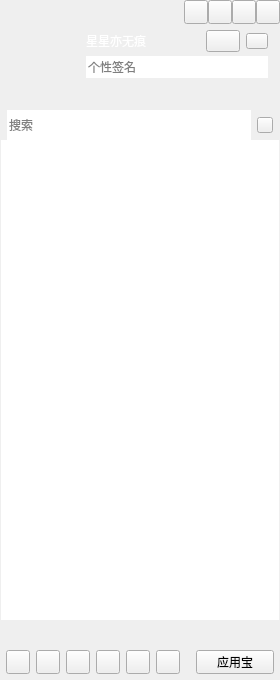
<?xml version="1.0" encoding="UTF-8"?>
<ui version="4.0">
 <class>CCMainWindowClass</class>
 <widget class="QWidget" name="CCMainWindowClass">
  <property name="geometry">
   <rect>
    <x>0</x>
    <y>0</y>
    <width>280</width>
    <height>680</height>
   </rect>
  </property>
  <property name="minimumSize">
   <size>
    <width>280</width>
    <height>680</height>
   </size>
  </property>
  <property name="windowTitle">
   <string>CCMainWindow</string>
  </property>
  <layout class="QVBoxLayout" name="verticalLayout_6">
   <property name="spacing">
    <number>0</number>
   </property>
   <property name="leftMargin">
    <number>0</number>
   </property>
   <property name="topMargin">
    <number>0</number>
   </property>
   <property name="rightMargin">
    <number>0</number>
   </property>
   <property name="bottomMargin">
    <number>0</number>
   </property>
   <item>
    <widget class="QWidget" name="titleWidget" native="true">
     <property name="sizePolicy">
      <sizepolicy hsizetype="Expanding" vsizetype="Preferred">
       <horstretch>0</horstretch>
       <verstretch>0</verstretch>
      </sizepolicy>
     </property>
     <property name="titleskin" stdset="0">
      <bool>true</bool>
     </property>
     <layout class="QVBoxLayout" name="verticalLayout_2">
      <property name="spacing">
       <number>0</number>
      </property>
      <property name="leftMargin">
       <number>0</number>
      </property>
      <property name="topMargin">
       <number>0</number>
      </property>
      <property name="rightMargin">
       <number>0</number>
      </property>
      <property name="bottomMargin">
       <number>0</number>
      </property>
      <item>
       <layout class="QHBoxLayout" name="horizontalLayout">
        <property name="spacing">
         <number>0</number>
        </property>
        <property name="leftMargin">
         <number>12</number>
        </property>
        <item>
         <widget class="QLabel" name="titleIcon">
          <property name="sizePolicy">
           <sizepolicy hsizetype="Fixed" vsizetype="Fixed">
            <horstretch>0</horstretch>
            <verstretch>0</verstretch>
           </sizepolicy>
          </property>
          <property name="minimumSize">
           <size>
            <width>42</width>
            <height>18</height>
           </size>
          </property>
          <property name="maximumSize">
           <size>
            <width>42</width>
            <height>18</height>
           </size>
          </property>
          <property name="text">
           <string/>
          </property>
         </widget>
        </item>
        <item>
         <spacer name="horizontalSpacer">
          <property name="orientation">
           <enum>Qt::Horizontal</enum>
          </property>
          <property name="sizeHint" stdset="0">
           <size>
            <width>40</width>
            <height>20</height>
           </size>
          </property>
         </spacer>
        </item>
        <item>
         <widget class="QPushButton" name="placehold1">
          <property name="sizePolicy">
           <sizepolicy hsizetype="Fixed" vsizetype="Fixed">
            <horstretch>0</horstretch>
            <verstretch>0</verstretch>
           </sizepolicy>
          </property>
          <property name="minimumSize">
           <size>
            <width>24</width>
            <height>24</height>
           </size>
          </property>
          <property name="maximumSize">
           <size>
            <width>24</width>
            <height>24</height>
           </size>
          </property>
          <property name="text">
           <string/>
          </property>
         </widget>
        </item>
        <item>
         <widget class="QPushButton" name="placehold2">
          <property name="sizePolicy">
           <sizepolicy hsizetype="Fixed" vsizetype="Fixed">
            <horstretch>0</horstretch>
            <verstretch>0</verstretch>
           </sizepolicy>
          </property>
          <property name="minimumSize">
           <size>
            <width>24</width>
            <height>24</height>
           </size>
          </property>
          <property name="maximumSize">
           <size>
            <width>24</width>
            <height>24</height>
           </size>
          </property>
          <property name="text">
           <string/>
          </property>
         </widget>
        </item>
        <item>
         <widget class="QPushButton" name="sysmin">
          <property name="sizePolicy">
           <sizepolicy hsizetype="Fixed" vsizetype="Fixed">
            <horstretch>0</horstretch>
            <verstretch>0</verstretch>
           </sizepolicy>
          </property>
          <property name="minimumSize">
           <size>
            <width>24</width>
            <height>24</height>
           </size>
          </property>
          <property name="maximumSize">
           <size>
            <width>24</width>
            <height>24</height>
           </size>
          </property>
          <property name="text">
           <string/>
          </property>
         </widget>
        </item>
        <item>
         <widget class="QPushButton" name="sysclose">
          <property name="sizePolicy">
           <sizepolicy hsizetype="Fixed" vsizetype="Fixed">
            <horstretch>0</horstretch>
            <verstretch>0</verstretch>
           </sizepolicy>
          </property>
          <property name="minimumSize">
           <size>
            <width>24</width>
            <height>24</height>
           </size>
          </property>
          <property name="maximumSize">
           <size>
            <width>24</width>
            <height>24</height>
           </size>
          </property>
          <property name="text">
           <string/>
          </property>
         </widget>
        </item>
       </layout>
      </item>
      <item>
       <layout class="QHBoxLayout" name="horizontalLayout_3">
        <property name="leftMargin">
         <number>12</number>
        </property>
        <property name="topMargin">
         <number>6</number>
        </property>
        <property name="rightMargin">
         <number>12</number>
        </property>
        <property name="bottomMargin">
         <number>6</number>
        </property>
        <item>
         <widget class="QLabel" name="headLbael">
          <property name="sizePolicy">
           <sizepolicy hsizetype="Fixed" vsizetype="Fixed">
            <horstretch>0</horstretch>
            <verstretch>0</verstretch>
           </sizepolicy>
          </property>
          <property name="minimumSize">
           <size>
            <width>68</width>
            <height>68</height>
           </size>
          </property>
          <property name="maximumSize">
           <size>
            <width>68</width>
            <height>68</height>
           </size>
          </property>
          <property name="text">
           <string/>
          </property>
         </widget>
        </item>
        <item>
         <layout class="QVBoxLayout" name="verticalLayout">
          <property name="spacing">
           <number>4</number>
          </property>
          <item>
           <layout class="QHBoxLayout" name="horizontalLayout_2">
            <item>
             <widget class="QLabel" name="nameLabel">
              <property name="sizePolicy">
               <sizepolicy hsizetype="Expanding" vsizetype="Fixed">
                <horstretch>0</horstretch>
                <verstretch>0</verstretch>
               </sizepolicy>
              </property>
              <property name="minimumSize">
               <size>
                <width>0</width>
                <height>22</height>
               </size>
              </property>
              <property name="maximumSize">
               <size>
                <width>16777215</width>
                <height>22</height>
               </size>
              </property>
              <property name="styleSheet">
               <string notr="true">color:rgb(255,255,255);
font:75 12pt &quot;微软雅黑&quot;;</string>
              </property>
              <property name="text">
               <string>星星亦无痕</string>
              </property>
             </widget>
            </item>
            <item>
             <widget class="QPushButton" name="stausBtn">
              <property name="sizePolicy">
               <sizepolicy hsizetype="Fixed" vsizetype="Fixed">
                <horstretch>0</horstretch>
                <verstretch>0</verstretch>
               </sizepolicy>
              </property>
              <property name="minimumSize">
               <size>
                <width>34</width>
                <height>22</height>
               </size>
              </property>
              <property name="maximumSize">
               <size>
                <width>34</width>
                <height>22</height>
               </size>
              </property>
              <property name="text">
               <string/>
              </property>
              <property name="hasborder" stdset="0">
               <bool>true</bool>
              </property>
             </widget>
            </item>
            <item>
             <widget class="QPushButton" name="levelBtn">
              <property name="sizePolicy">
               <sizepolicy hsizetype="Fixed" vsizetype="Fixed">
                <horstretch>0</horstretch>
                <verstretch>0</verstretch>
               </sizepolicy>
              </property>
              <property name="minimumSize">
               <size>
                <width>22</width>
                <height>16</height>
               </size>
              </property>
              <property name="maximumSize">
               <size>
                <width>22</width>
                <height>16</height>
               </size>
              </property>
              <property name="text">
               <string/>
              </property>
              <property name="hasborder" stdset="0">
               <bool>true</bool>
              </property>
             </widget>
            </item>
           </layout>
          </item>
          <item>
           <widget class="QLineEdit" name="lineEdit">
            <property name="minimumSize">
             <size>
              <width>0</width>
              <height>22</height>
             </size>
            </property>
            <property name="maximumSize">
             <size>
              <width>16777215</width>
              <height>22</height>
             </size>
            </property>
            <property name="frame">
             <bool>false</bool>
            </property>
            <property name="placeholderText">
             <string>个性签名</string>
            </property>
           </widget>
          </item>
          <item>
           <widget class="QWidget" name="appWidget" native="true">
            <property name="sizePolicy">
             <sizepolicy hsizetype="Expanding" vsizetype="Fixed">
              <horstretch>0</horstretch>
              <verstretch>0</verstretch>
             </sizepolicy>
            </property>
            <property name="minimumSize">
             <size>
              <width>0</width>
              <height>22</height>
             </size>
            </property>
            <property name="maximumSize">
             <size>
              <width>16777215</width>
              <height>22</height>
             </size>
            </property>
           </widget>
          </item>
         </layout>
        </item>
       </layout>
      </item>
     </layout>
    </widget>
   </item>
   <item>
    <widget class="QWidget" name="widget" native="true">
     <property name="sizePolicy">
      <sizepolicy hsizetype="Expanding" vsizetype="Expanding">
       <horstretch>0</horstretch>
       <verstretch>0</verstretch>
      </sizepolicy>
     </property>
     <layout class="QVBoxLayout" name="verticalLayout_4">
      <property name="spacing">
       <number>0</number>
      </property>
      <property name="leftMargin">
       <number>1</number>
      </property>
      <property name="topMargin">
       <number>0</number>
      </property>
      <property name="rightMargin">
       <number>1</number>
      </property>
      <property name="bottomMargin">
       <number>0</number>
      </property>
      <item>
       <widget class="QWidget" name="searchWidget" native="true">
        <property name="sizePolicy">
         <sizepolicy hsizetype="Expanding" vsizetype="Fixed">
          <horstretch>0</horstretch>
          <verstretch>0</verstretch>
         </sizepolicy>
        </property>
        <property name="minimumSize">
         <size>
          <width>0</width>
          <height>30</height>
         </size>
        </property>
        <property name="maximumSize">
         <size>
          <width>16777215</width>
          <height>30</height>
         </size>
        </property>
        <layout class="QHBoxLayout" name="horizontalLayout_4">
         <property name="leftMargin">
          <number>6</number>
         </property>
         <property name="topMargin">
          <number>0</number>
         </property>
         <property name="rightMargin">
          <number>6</number>
         </property>
         <property name="bottomMargin">
          <number>0</number>
         </property>
         <item>
          <widget class="QLineEdit" name="searchLineEdit">
           <property name="minimumSize">
            <size>
             <width>0</width>
             <height>30</height>
            </size>
           </property>
           <property name="maximumSize">
            <size>
             <width>16777215</width>
             <height>30</height>
            </size>
           </property>
           <property name="frame">
            <bool>false</bool>
           </property>
           <property name="placeholderText">
            <string>搜索</string>
           </property>
          </widget>
         </item>
         <item>
          <widget class="QPushButton" name="searchBtn">
           <property name="sizePolicy">
            <sizepolicy hsizetype="Fixed" vsizetype="Fixed">
             <horstretch>0</horstretch>
             <verstretch>0</verstretch>
            </sizepolicy>
           </property>
           <property name="minimumSize">
            <size>
             <width>16</width>
             <height>16</height>
            </size>
           </property>
           <property name="maximumSize">
            <size>
             <width>16</width>
             <height>16</height>
            </size>
           </property>
           <property name="text">
            <string/>
           </property>
          </widget>
         </item>
        </layout>
       </widget>
      </item>
      <item>
       <widget class="QScrollArea" name="scrollArea">
        <property name="frameShape">
         <enum>QFrame::NoFrame</enum>
        </property>
        <property name="widgetResizable">
         <bool>true</bool>
        </property>
        <property name="alignment">
         <set>Qt::AlignLeading|Qt::AlignLeft|Qt::AlignVCenter</set>
        </property>
        <widget class="QWidget" name="scrollAreaWidgetContents">
         <property name="geometry">
          <rect>
           <x>0</x>
           <y>0</y>
           <width>278</width>
           <height>474</height>
          </rect>
         </property>
         <property name="sizePolicy">
          <sizepolicy hsizetype="Expanding" vsizetype="Expanding">
           <horstretch>0</horstretch>
           <verstretch>0</verstretch>
          </sizepolicy>
         </property>
         <layout class="QVBoxLayout" name="verticalLayout_3">
          <property name="spacing">
           <number>0</number>
          </property>
          <property name="leftMargin">
           <number>0</number>
          </property>
          <property name="topMargin">
           <number>0</number>
          </property>
          <property name="rightMargin">
           <number>0</number>
          </property>
          <property name="bottomMargin">
           <number>0</number>
          </property>
          <item>
           <widget class="QTreeWidget" name="treeWidget">
            <property name="enabled">
             <bool>true</bool>
            </property>
            <property name="frameShape">
             <enum>QFrame::NoFrame</enum>
            </property>
            <property name="verticalScrollBarPolicy">
             <enum>Qt::ScrollBarAlwaysOff</enum>
            </property>
            <property name="horizontalScrollBarPolicy">
             <enum>Qt::ScrollBarAlwaysOff</enum>
            </property>
            <property name="editTriggers">
             <set>QAbstractItemView::AllEditTriggers</set>
            </property>
            <property name="indentation">
             <number>0</number>
            </property>
            <property name="headerHidden">
             <bool>true</bool>
            </property>
            <property name="expandsOnDoubleClick">
             <bool>false</bool>
            </property>
            <column>
             <property name="text">
              <string notr="true">1</string>
             </property>
            </column>
           </widget>
          </item>
         </layout>
        </widget>
       </widget>
      </item>
     </layout>
    </widget>
   </item>
   <item>
    <widget class="QWidget" name="bottomWidget" native="true">
     <property name="sizePolicy">
      <sizepolicy hsizetype="Expanding" vsizetype="Fixed">
       <horstretch>0</horstretch>
       <verstretch>0</verstretch>
      </sizepolicy>
     </property>
     <property name="minimumSize">
      <size>
       <width>0</width>
       <height>60</height>
      </size>
     </property>
     <property name="maximumSize">
      <size>
       <width>16777215</width>
       <height>60</height>
      </size>
     </property>
     <property name="bottomskin" stdset="0">
      <bool>true</bool>
     </property>
     <layout class="QVBoxLayout" name="verticalLayout_5" stretch="1,1">
      <property name="leftMargin">
       <number>6</number>
      </property>
      <property name="topMargin">
       <number>6</number>
      </property>
      <property name="rightMargin">
       <number>6</number>
      </property>
      <property name="bottomMargin">
       <number>6</number>
      </property>
      <item>
       <layout class="QHBoxLayout" name="bottomLayout_up"/>
      </item>
      <item>
       <layout class="QHBoxLayout" name="horizontalLayout_5">
        <item>
         <widget class="QPushButton" name="bottomBtn_1">
          <property name="sizePolicy">
           <sizepolicy hsizetype="Fixed" vsizetype="Fixed">
            <horstretch>0</horstretch>
            <verstretch>0</verstretch>
           </sizepolicy>
          </property>
          <property name="minimumSize">
           <size>
            <width>24</width>
            <height>24</height>
           </size>
          </property>
          <property name="maximumSize">
           <size>
            <width>24</width>
            <height>24</height>
           </size>
          </property>
          <property name="text">
           <string/>
          </property>
         </widget>
        </item>
        <item>
         <widget class="QPushButton" name="bottomBtn_2">
          <property name="sizePolicy">
           <sizepolicy hsizetype="Fixed" vsizetype="Fixed">
            <horstretch>0</horstretch>
            <verstretch>0</verstretch>
           </sizepolicy>
          </property>
          <property name="minimumSize">
           <size>
            <width>24</width>
            <height>24</height>
           </size>
          </property>
          <property name="maximumSize">
           <size>
            <width>24</width>
            <height>24</height>
           </size>
          </property>
          <property name="text">
           <string/>
          </property>
         </widget>
        </item>
        <item>
         <widget class="QPushButton" name="bottomBtn_3">
          <property name="sizePolicy">
           <sizepolicy hsizetype="Fixed" vsizetype="Fixed">
            <horstretch>0</horstretch>
            <verstretch>0</verstretch>
           </sizepolicy>
          </property>
          <property name="minimumSize">
           <size>
            <width>24</width>
            <height>24</height>
           </size>
          </property>
          <property name="maximumSize">
           <size>
            <width>24</width>
            <height>24</height>
           </size>
          </property>
          <property name="text">
           <string/>
          </property>
         </widget>
        </item>
        <item>
         <widget class="QPushButton" name="bottomBtn_4">
          <property name="sizePolicy">
           <sizepolicy hsizetype="Fixed" vsizetype="Fixed">
            <horstretch>0</horstretch>
            <verstretch>0</verstretch>
           </sizepolicy>
          </property>
          <property name="minimumSize">
           <size>
            <width>24</width>
            <height>24</height>
           </size>
          </property>
          <property name="maximumSize">
           <size>
            <width>24</width>
            <height>24</height>
           </size>
          </property>
          <property name="text">
           <string/>
          </property>
         </widget>
        </item>
        <item>
         <widget class="QPushButton" name="bottomBtn_5">
          <property name="sizePolicy">
           <sizepolicy hsizetype="Fixed" vsizetype="Fixed">
            <horstretch>0</horstretch>
            <verstretch>0</verstretch>
           </sizepolicy>
          </property>
          <property name="minimumSize">
           <size>
            <width>24</width>
            <height>24</height>
           </size>
          </property>
          <property name="maximumSize">
           <size>
            <width>24</width>
            <height>24</height>
           </size>
          </property>
          <property name="text">
           <string/>
          </property>
         </widget>
        </item>
        <item>
         <widget class="QPushButton" name="bottomBtn_6">
          <property name="sizePolicy">
           <sizepolicy hsizetype="Fixed" vsizetype="Fixed">
            <horstretch>0</horstretch>
            <verstretch>0</verstretch>
           </sizepolicy>
          </property>
          <property name="minimumSize">
           <size>
            <width>24</width>
            <height>24</height>
           </size>
          </property>
          <property name="maximumSize">
           <size>
            <width>24</width>
            <height>24</height>
           </size>
          </property>
          <property name="text">
           <string/>
          </property>
         </widget>
        </item>
        <item>
         <spacer name="horizontalSpacer_2">
          <property name="orientation">
           <enum>Qt::Horizontal</enum>
          </property>
          <property name="sizeHint" stdset="0">
           <size>
            <width>13</width>
            <height>20</height>
           </size>
          </property>
         </spacer>
        </item>
        <item>
         <widget class="QPushButton" name="bottomBtn_7">
          <property name="sizePolicy">
           <sizepolicy hsizetype="Preferred" vsizetype="Fixed">
            <horstretch>0</horstretch>
            <verstretch>0</verstretch>
           </sizepolicy>
          </property>
          <property name="minimumSize">
           <size>
            <width>24</width>
            <height>24</height>
           </size>
          </property>
          <property name="maximumSize">
           <size>
            <width>86</width>
            <height>24</height>
           </size>
          </property>
          <property name="text">
           <string>应用宝</string>
          </property>
         </widget>
        </item>
       </layout>
      </item>
     </layout>
    </widget>
   </item>
  </layout>
 </widget>
 <layoutdefault spacing="6" margin="11"/>
 <resources>
  <include location="CCMainWindow.qrc"/>
 </resources>
 <connections/>
</ui>
